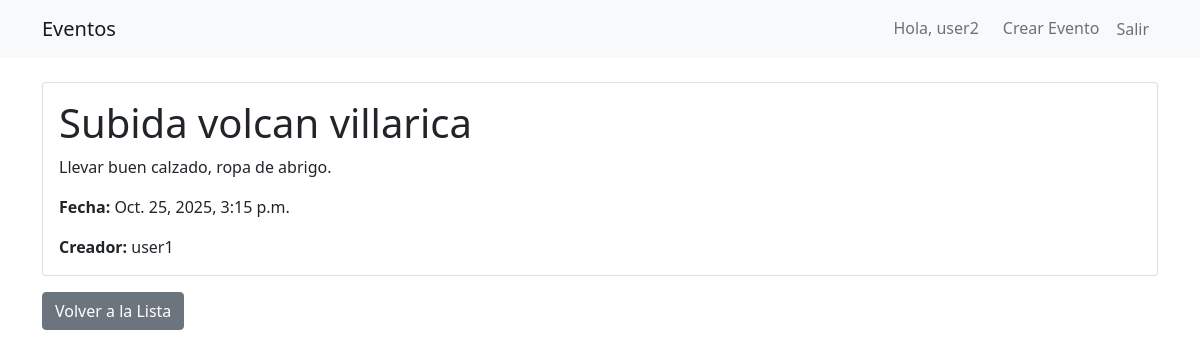
Screenshot of /event/2/ (signed in) with the database file from the repository.
### events/models.py (models this page shows, shortened)
class Event(models.Model):
    title = models.CharField(max_length=200)
    description = models.TextField()
    date = models.DateTimeField()
    is_private = models.BooleanField(default=False)
    allowed_users = models.ManyToManyField(User, blank=True, related_name='allowed_events')
    creator = models.ForeignKey(User, on_delete=models.CASCADE, related_name='created_events')
    def can_access(self, user):
        if not self.is_private:
            return True
        return user in self.allowed_users.all() or user == self.creator

### events/views.py (the view)
# urls.py: path('event/<int:pk>/', views.event_detail, name='event_detail'),
@login_required
def event_detail(request, pk):
    event = get_object_or_404(Event, pk=pk)
    if not event.can_access(request.user):
        messages.error(request, 'No tienes permiso para ver este evento.')
        return redirect('event_list')
    return render(request, 'events/event_detail.html', {'event': event})

### events/templates/events/event_detail.html (shortened to what this page needs)
{% extends 'base.html' %}
{% block content %}
<div class="card">
    <div class="card-body">
        <h1 class="card-title">{{ event.title }}</h1>
        <p class="card-text">{{ event.description }}</p>
        <p class="card-text"><strong>Fecha:</strong> {{ event.date }}</p>
        <p class="card-text"><strong>Creador:</strong> {{ event.creator.username }}</p>
    </div>
</div>
<a href="{% url 'event_list' %}" class="btn btn-secondary mt-3">Volver a la Lista</a>
{% endblock %}

### templates/base.html (shortened to what this page needs)
<!DOCTYPE html>
<html lang="es">
<head>
    <link href="https://cdn.jsdelivr.net/npm/bootstrap@5.1.3/dist/css/bootstrap.min.css" rel="stylesheet">
</head>
<body>
    <nav class="navbar navbar-expand-lg navbar-light bg-light">
        <div class="container">
            <a class="navbar-brand" href="{% url 'event_list' %}">Eventos</a>
            <div class="navbar-nav ms-auto">
                {% if user.is_authenticated %}
                    <span class="navbar-text me-3">Hola, {{ user.username }}</span>
                    <a class="nav-link" href="{% url 'event_create' %}">Crear Evento</a>
                    <form class="d-inline" method="post" action="{% url 'logout' %}">
                        <button type="submit" class="btn btn-link nav-link">Salir</button>
                    </form>
                {% else %}
                    <a class="nav-link" href="{% url 'login' %}">Iniciar Sesión</a>
                    <a class="nav-link" href="{% url 'register' %}">Registrarse</a>
                {% endif %}
            </div>
        </div>
    </nav>
    <div class="container mt-4">
        {% block content %}{% endblock %}
    </div>
</body>
</html>

### rows the page displays
Event: title "Subida volcan villarica", description "Llevar buen calzado, ropa de abrigo.", date "Oct. 25, 2025, 3:15 p.m.", creator.username "user1"

### other values shown
{{ user.username }} "user2"
